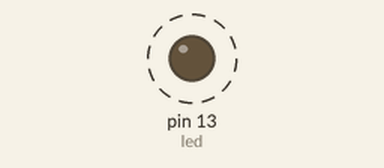
This sketch was run on a simulated Arduino Uno, built with avr-gcc and run on an emulated ATmega328P. On the bench: output pins drawn as LEDs (lit = HIGH). Dashed ring = blinking.

Above: at 0.5 s.
Timing chart, 0 to 4.6 s (numbered marks = the images above):
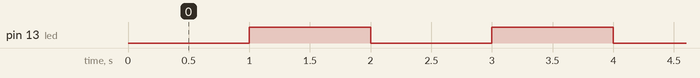

The sketch:

exercicio_interrupcao_energia02.ino
```cpp
#include <MsTimer2.h>
#include <avr/power.h>
#include <Narcoleptic.h>

const int led = 13;
volatile boolean valor = HIGH;

void pisca() {
  digitalWrite(led, valor);
  valor = !valor;
}

void setup() {
  Narcoleptic.disableTimer1();
  pinMode(led, OUTPUT);
  MsTimer2::set(1000, pisca);
  MsTimer2::start();
}

void loop() {}
```

Measured:
- by itself, pin 13 (led): alternates HIGH for 1.0 s and LOW for 1.0 s
